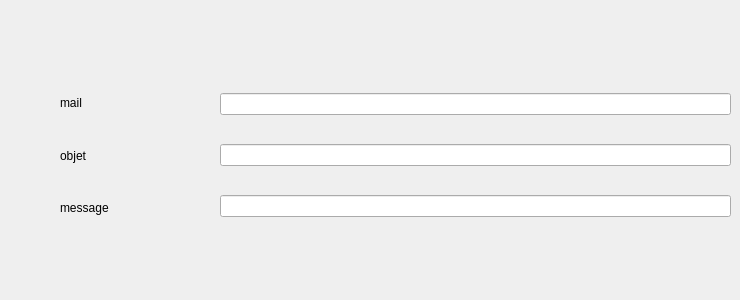
        <widget class="QWidget" name="tab_20">
         <attribute name="title">
          <string>Mailling</string>
         </attribute>
         <widget class="QPushButton" name="pushButton_6">
          <property name="geometry">
           <rect>
            <x>380</x>
            <y>250</y>
            <width>151</width>
            <height>41</height>
           </rect>
          </property>
          <property name="styleSheet">
           <string notr="true">border-image: url(:/send.png);

background-color: transparent;
background: none;
border: none;
background-repeat: none;</string>
          </property>
          <property name="text">
           <string/>
          </property>
         </widget>
         <widget class="QWidget" name="verticalLayoutWidget_7">
          <property name="geometry">
           <rect>
            <x>220</x>
            <y>70</y>
            <width>511</width>
            <height>171</height>
           </rect>
          </property>
          <layout class="QVBoxLayout" name="verticalLayout_32">
           <item>
            <widget class="QLineEdit" name="mail_4"/>
           </item>
           <item>
            <widget class="QLineEdit" name="objet_4"/>
           </item>
           <item>
            <widget class="QLineEdit" name="message_4"/>
           </item>
          </layout>
         </widget>
         <widget class="QWidget" name="verticalLayoutWidget_8">
          <property name="geometry">
           <rect>
            <x>60</x>
            <y>80</y>
            <width>160</width>
            <height>151</height>
           </rect>
          </property>
          <layout class="QVBoxLayout" name="verticalLayout_33">
           <item>
            <widget class="QLabel" name="label_102">
             <property name="text">
              <string>mail</string>
             </property>
            </widget>
           </item>
           <item>
            <widget class="QLabel" name="label_103">
             <property name="text">
              <string>objet</string>
             </property>
            </widget>
           </item>
           <item>
            <widget class="QLabel" name="label_104">
             <property name="text">
              <string>message</string>
             </property>
            </widget>
           </item>
          </layout>
         </widget>
        </widget>
